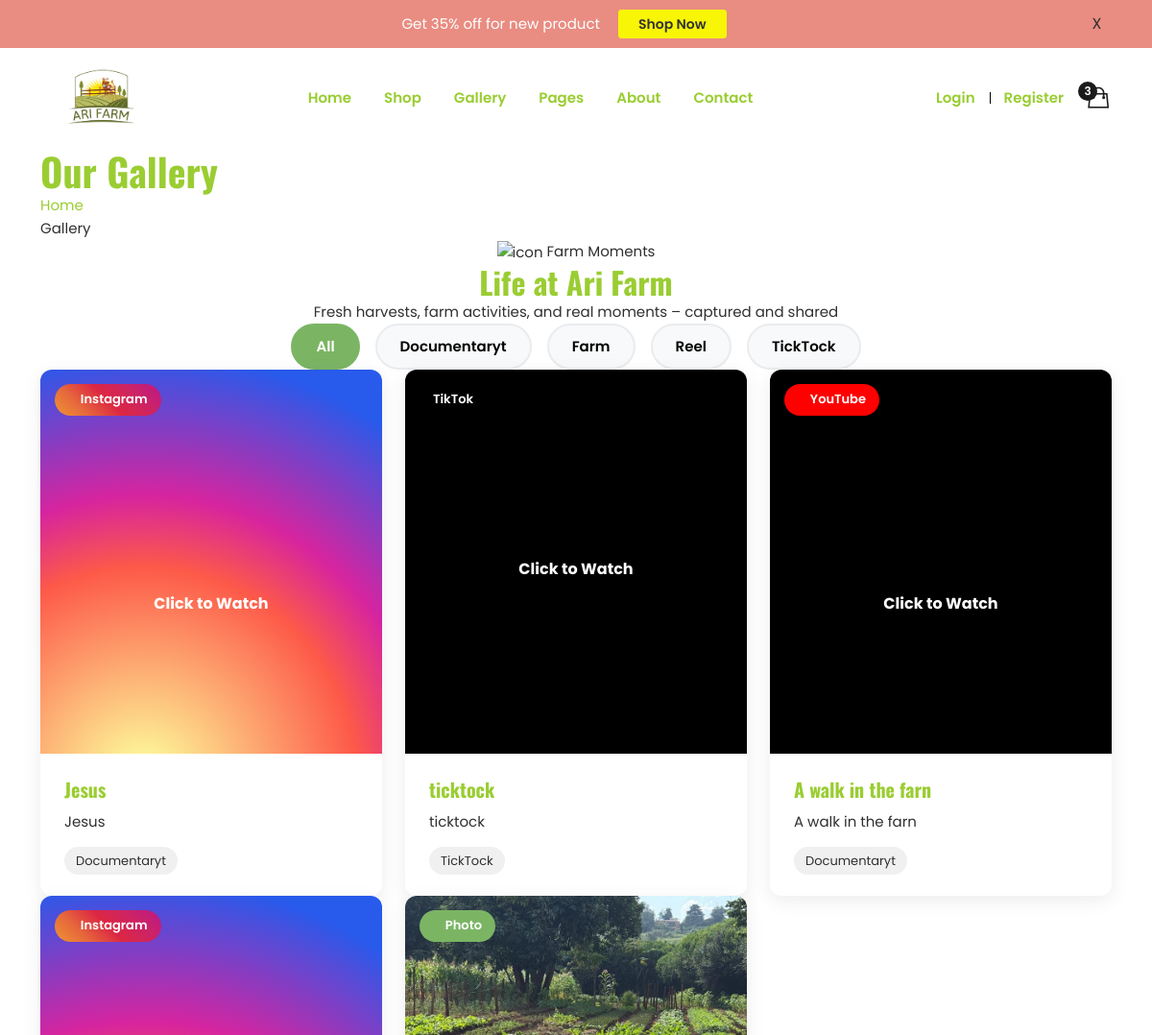
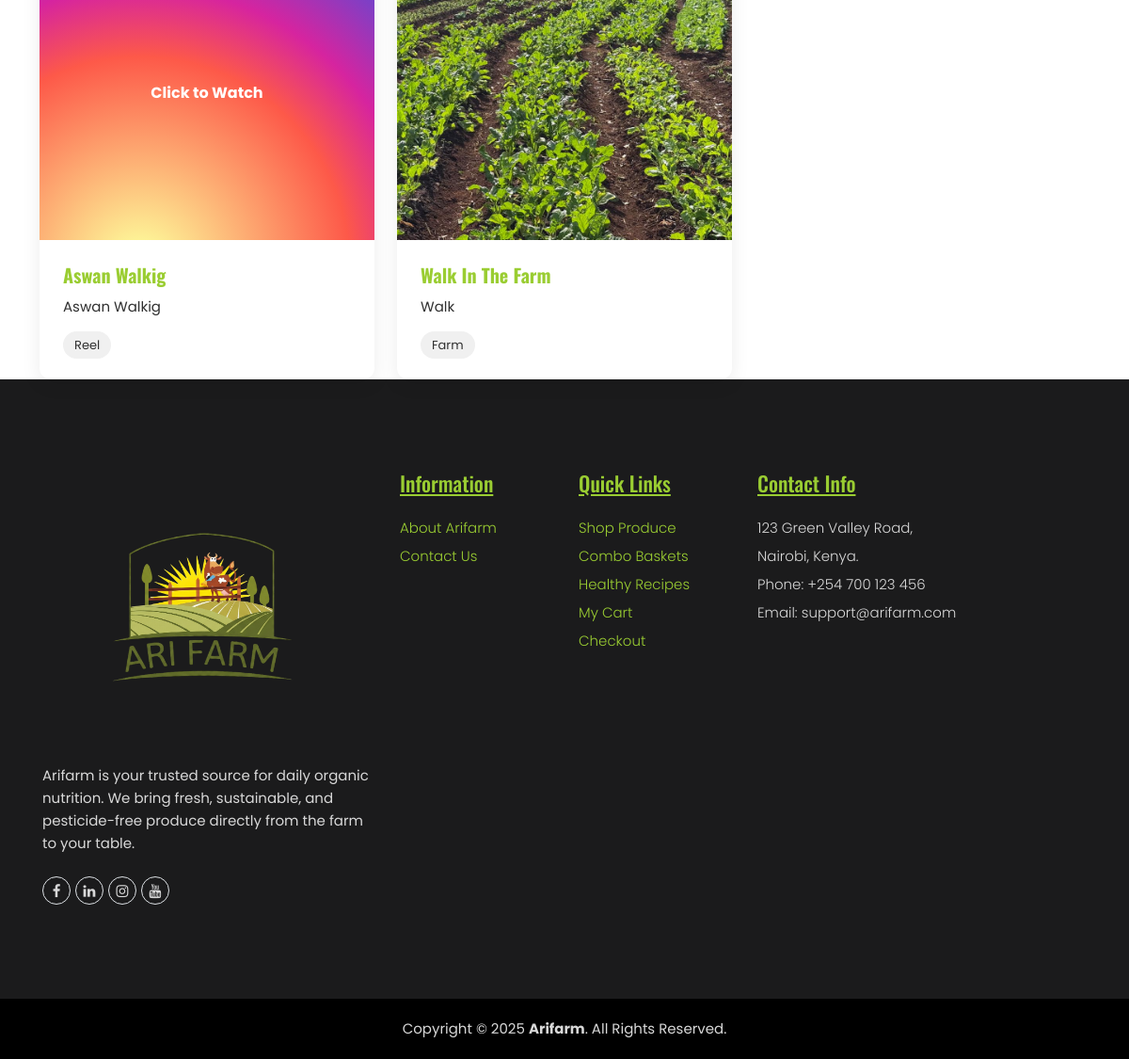
Page /gallery/ on the committed database (2 pictures, top to bottom).
### core/models.py (models this page shows, shortened)
class GalleryCategory(models.Model):
    name = models.CharField(max_length=100)
    slug = models.SlugField(unique=True)
    order = models.PositiveIntegerField(default=0)
    class Meta:
        verbose_name_plural = "Gallery Categories"
        ordering = ['order', 'name']

class GalleryItem(models.Model):
    MEDIA_TYPES = [
        ('image', 'Farm Image (Upload)'),
        ('youtube', 'YouTube Video'),
        ('instagram', 'Instagram (Reel/Post)'),
        ('tiktok', 'TikTok Video'),
    ]
    title = models.CharField(max_length=200)
    description = models.TextField(blank=True, help_text="Short description appearing under the media")
    category = models.ForeignKey(GalleryCategory, on_delete=models.CASCADE, related_name='items')
    media_type = models.CharField(max_length=20, choices=MEDIA_TYPES, default='image')
    image = models.ImageField(upload_to='gallery/', blank=True, null=True, help_text="Upload image for Farm Image type")
    social_url = models.URLField(blank=True, null=True, help_text="Paste full YouTube, Instagram, or TikTok URL")
    is_active = models.BooleanField(default=True)
    order = models.PositiveIntegerField(default=0)
    created_at = models.DateTimeField(auto_now_add=True)
    class Meta:
        ordering = ['order', '-created_at']
    def get_thumbnail_url(self):
        if self.media_type == 'image' and self.image:
            return self.image.url
        elif self.media_type == 'youtube':
            embed_url = self.get_youtube_embed_url()
            if embed_url:
                video_id = embed_url.split('/embed/')[-1]
                return f"https://img.youtube.com/vi/{video_id}/hqdefault.jpg"
        elif self.media_type == 'instagram':
            if self.social_url:
                post_id = self.social_url.strip('/').split('/')[-1]
                return f"https://www.instagram.com/p/{post_id}/media/?size=m"
        elif self.media_type == 'tiktok':
            video_id = self.get_tiktok_id()
            if video_id:
                return f"https://www.tiktok.com/oembed/thumbnail/{video_id}"
        return None  # fallback placeholder if needed
    def get_youtube_embed_url(self):
        if not self.social_url:
            return None
        video_id = None
        if 'youtu.be' in self.social_url:
            video_id = self.social_url.split('/')[-1].split('?')[0]
        elif 'youtube.com/shorts/' in self.social_url:
            video_id = self.social_url.split('/shorts/')[-1].split('?')[0]
        elif 'youtube.com/watch' in self.social_url:
            video_id = self.social_url.split('v=')[-1].split('&')[0]
        if video_id:
            return f"https://www.youtube.com/embed/{video_id}"
        return None
    def get_instagram_embed_url(self):
        if not self.social_url:
            return None
        url = self.social_url.rstrip('/') + '/'
        return f"{url}embed"
    def get_tiktok_embed_code(self):
        video_id = self.get_tiktok_id()
        if not video_id:
            return None
        return f'''
        <blockquote class="tiktok-embed" cite="{self.social_url}" data-video-id="{video_id}" style="max-width: 605px; min-width: 325px;">
            <section> </section>
        </blockquote>
        <script async src="https://www.tiktok.com/embed.js"></script>
        '''
    def get_tiktok_id(self):
        if not self.social_url:
            return None
        try:
            return self.social_url.split('/video/')[-1].split('?')[0]
        except:
            return None

### core/views.py (the view)
# urls.py: path('gallery/', GalleryView.as_view(), name='gallery'),
class GalleryView(ListView):
    model = GalleryItem
    template_name = 'core/gallery.html'
    context_object_name = 'gallery_items'
    paginate_by = 12  # Increased for better display
    def get_queryset(self):
        return GalleryItem.objects.filter(is_active=True).select_related('category').order_by('order', '-created_at')
    def get_context_data(self, **kwargs):
        context = super().get_context_data(**kwargs)
        context['categories'] = GalleryCategory.objects.all().order_by('order', 'name')
        return context

### core/context_processors.py (called while the page is built)
def promotional_popup(request):
    popup = PromotionalPopup.get_active_popup()
    return {'promotional_popup': popup}

### core/models.py (called while the page is built)
    @staticmethod
    def get_active_popup():
        return PromotionalPopup.objects.filter(is_active=True).first()

### templates/core/gallery.html (shortened to what this page needs)
{% extends 'base.html' %}
{% load static %}
{% block content %}
<div class="breadcumb-wrapper" data-bg-src="{% static 'assets/img/bg/breadcumb-bg.jpg' %}">
    <div class="container">
        <div class="breadcumb-content">
            <h1 class="breadcumb-title">Our Gallery</h1>
            <ul class="breadcumb-menu">
                <li><a href="{% url 'home' %}">Home</a></li>
                <li>Gallery</li>
            </ul>
        </div>
    </div>
</div>
<section class="space">
    <div class="container">
        <div class="title-area text-center mb-50">
            <span class="sub-title">
                <img src="{% static 'assets/img/theme-img/title_icon.svg' %}" alt="icon"> Farm Moments
            </span>
            <h2 class="sec-title">Life at Ari Farm</h2>
            <p class="sec-text">Fresh harvests, farm activities, and real moments – captured and shared</p>
        </div>
        <div class="gallery-filter mb-50">
            <div class="filter-nav d-flex justify-content-center flex-wrap gap-3">
                <button class="filter-btn active" data-filter="*">All</button>
                {% for category in categories %}
                <button class="filter-btn" data-filter=".cat-{{ category.slug }}">{{ category.name }}</button>
                {% endfor %}
            </div>
        </div>
        <div class="row gy-30 gallery-grid">
            {% for item in gallery_items %}
            <div class="col-xl-4 col-md-6 gallery-item cat-{{ item.category.slug }}">
                <div class="gallery-card style-hover">
                    <div class="box-img position-relative" style="cursor: pointer;">
                        {% if item.get_thumbnail_url %}
                            <img
                                src="{{ item.get_thumbnail_url }}"
                                alt="{{ item.title }}"
                                class="w-100"
                                style="height: 400px; object-fit: cover;"
                                onerror="this.style.display='none'; document.getElementById('fallback-{{ item.id }}').style.display='flex';"
                            >
                            <div id="fallback-{{ item.id }}" class="social-placeholder {{ item.media_type }}" style="display: none;">
                                <span>
                                    {% if item.media_type == 'tiktok' %} <i class="fab fa-tiktok fa-3x"></i>
                                    {% elif item.media_type == 'instagram' %} <i class="fab fa-instagram fa-3x"></i>
                                    {% else %} <i class="fas fa-play fa-3x"></i> {% endif %}
                                </span>
                                <span class="mt-3 fs-6">Click to Watch</span>
                            </div>
                        {% endif %}
                        <div class="content-type-badge {{ item.media_type }}">
                            {% if item.media_type == 'image' %}
                                <i class="fas fa-camera"></i> Photo
                            {% elif item.media_type == 'youtube' %}
                                <i class="fab fa-youtube"></i> YouTube
                            {% elif item.media_type == 'instagram' %}
                                <i class="fab fa-instagram"></i> Instagram
                            {% elif item.media_type == 'tiktok' %}
                                 TikTok
                            {% endif %}
                        </div>
                    </div>
                    <div class="box-content">
                        <h3 class="box-title">{{ item.title }}</h3>
                        {% if item.description %}
                            <p class="mb-0 text-truncate">{{ item.description }}</p>
                        {% endif %}
                        <div class="gallery-category mt-3">
                            <span class="category-tag">{{ item.category.name }}</span>
                        </div>
                    </div>
                </div>
            </div>
            {% empty %}
            <div class="col-12 text-center py-5">
                <i class="far fa-images fa-4x text-muted mb-4"></i>
                <h3>No items in gallery yet</h3>
            </div>
            {% endfor %}
        </div>
    </div>
</section>
{% endblock %}

### templates/core/gallery.html (style rules this page uses)
.gallery-card { background:#fff; border-radius:12px; overflow:hidden; box-shadow:0 5px 20px rgba(0,0,0,0.08); transition:all .3s; height:100%; display: flex; flex-direction: column; }
.box-img { position:relative; overflow:hidden; background:#f8f9fa; }
.social-placeholder { height: 400px; width: 100%; display: flex; flex-direction: column; align-items: center; justify-content: center; color: white; font-weight: bold; transition: all 0.3s ease; }
.social-placeholder.tiktok { background-color: #000000; }
.social-placeholder.instagram { background: radial-gradient(circle at 30% 107%, #fdf497 0%, #fdf497 5%, #fd5949 45%, #d6249f 60%, #285AEB 90%); }
.social-placeholder.youtube { background-color: #000; }
.content-type-badge { position:absolute; top:15px; left:15px; padding:6px 14px; border-radius:30px; font-size:13px; font-weight:600; color:white; z-index:2; }
.content-type-badge.image { background:#7BB564; }
.content-type-badge.youtube { background:#FF0000; }
.content-type-badge.instagram { background: linear-gradient(45deg, #f09433 0%,#e6683c 25%,#dc2743 50%,#cc2366 75%,#bc1888 100%); }
.content-type-badge.tiktok { background:#000000; }
.box-content { padding:25px; flex-grow: 1; display: flex; flex-direction: column; }
.box-title { font-size:20px; margin-bottom:10px; }
.gallery-category { margin-top: auto; }
.category-tag { background:#f0f0f0; padding:5px 12px; border-radius:20px; font-size:13px; }
.filter-btn { padding:10px 24px; border-radius:30px; border:2px solid #e9ecef; background:#f8f9fa; font-weight:600; transition: 0.3s; }
.filter-btn.active, .filter-btn:hover { background:#7BB564; border-color:#7BB564; color:white; }

### rows in the picture
GalleryCategory: name "Documentaryt"
GalleryCategory: name "Farm"
GalleryCategory: name "Reel"
GalleryCategory: name "TickTock"
GalleryItem: media_type "instagram" (drawn), title "Jesus", description "Jesus", category.name "Documentaryt"
GalleryItem: media_type "TikTok", title "ticktock", description "ticktock", category.name "TickTock"
GalleryItem: media_type "youtube" (drawn), title "A walk in the farn", description "A walk in the farn", category.name "Documentaryt"
GalleryItem: media_type "instagram" (drawn), title "Aswan Walkig", description "Aswan Walkig", category.name "Reel"
GalleryItem: get_thumbnail_url (picture), shows "Photo", title "Walk In The Farm", description "Walk", category.name "Farm"
